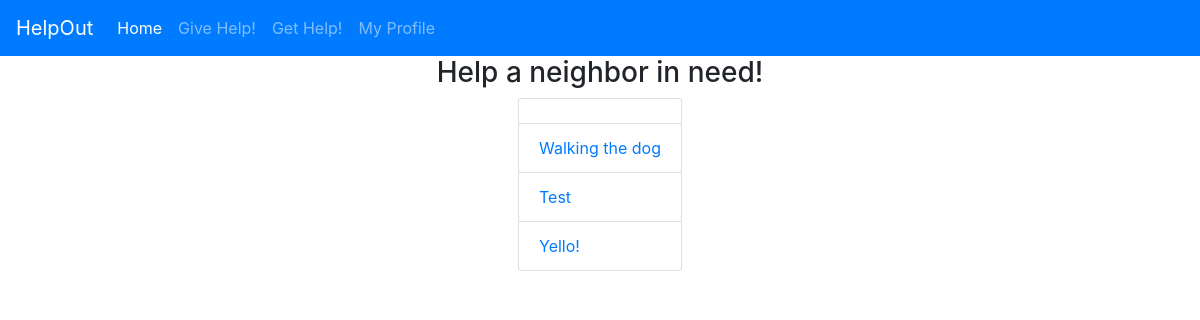
The app's page /HelpOut/postedRequests/, older data.
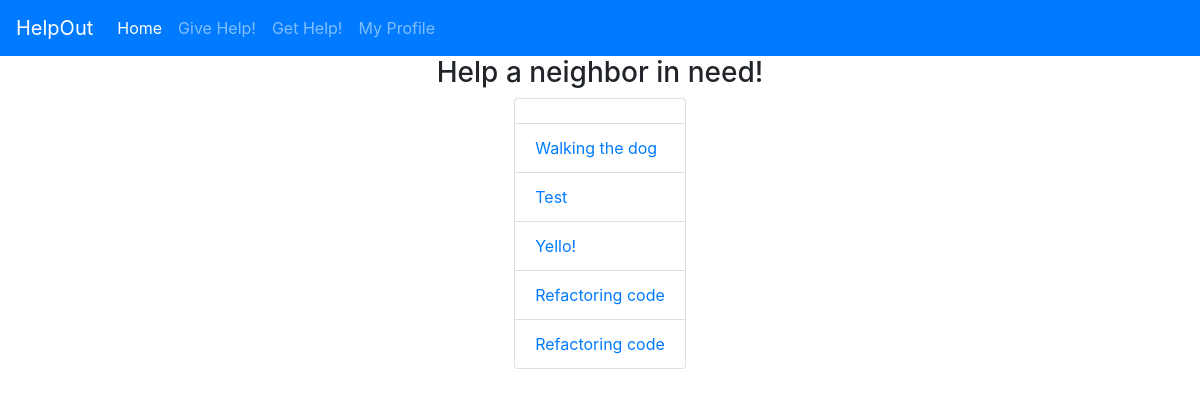
The same page, newer data.
### HelpOut/models.py (models this page shows, shortened)
class helpRequest(models.Model):
    requestText=models.TextField(max_length=350)

### HelpOut/views.py (the view)
# urls.py: path('postedRequests/', views.getAllRequests, name="reqs")
def getAllRequests(request):
    return render(request, 'HelpOut/requestslist.html', {
        'latest_comment_list': helpRequest.objects.all()
    })

### HelpOut/templates/HelpOut/requestslist.html (shortened to what this page needs)
{% load static %}
<!DOCTYPE html>
<html lang="en" dir="ltr">
  <head>
    <link rel="stylesheet" href="https://stackpath.bootstrapcdn.com/bootstrap/4.5.2/css/bootstrap.min.css">
  </head>
  <body>
    <nav class="navbar navbar-expand-lg navbar-dark bg-primary">
      <a class="navbar-brand" href="#">HelpOut</a>
      <div class="collapse navbar-collapse" id="navbarNav">
        <ul class="navbar-nav">
          <li class="nav-item active">
            <a class="nav-link" href="http://127.0.0.1:8000/HelpOut">Home <span class="sr-only">(current)</span></a>
          </li>
          <li class="nav-item">
            <a class="nav-link" href="http://127.0.0.1:8000/HelpOut/postedRequests/">Give Help!</a>
          </li>
          <li class="nav-item">
            <a class="nav-link" href="http://127.0.0.1:8000/HelpOut/gethelp/">Get Help!</a>
          </li>
          <li class="nav-item">
            <a class="nav-link" href="#">My Profile</a>
          </li>
        </ul>
      </div>
    </nav>
      <h3 style="text-align:center">Help a neighbor in need!</h3>
      <div class="d-flex justify-content-center">
      {% if latest_comment_list %}
          <ul class = "list-group">
          {% for comment in latest_comment_list %}
              <li class="list-group-item"><a href="https://www.youtube.com">{{ comment.requestText }}</a></li>
          {% endfor %}
          </ul>
      {% else %}
          <p>Nobody needs help right now.</p>
      {% endif %}
      </div>
  </body>
</html>

Row changes from the older to the newer data that the page shows:
added helpRequest: requestText "Refactoring code"
added helpRequest: requestText "Refactoring code"
